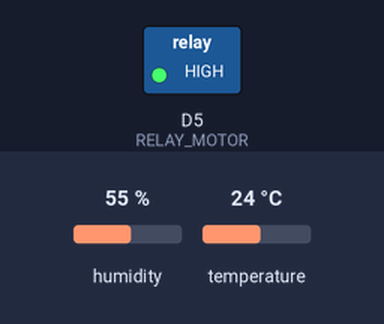
Simulated run of this sketch. Board: ESP8266 (NodeMCU). Shown: switched loads named in the sketch (green lamp = pin HIGH). The test bench sets the inputs (shaded band); at power-on: humidity 55 %, temperature 24 °C. WiFi joins after 1.5 s; servers stay silent unless stated; what the sketch prints to the serial monitor is not drawn.

Above: at 5.3 s.
At 11.0 s:
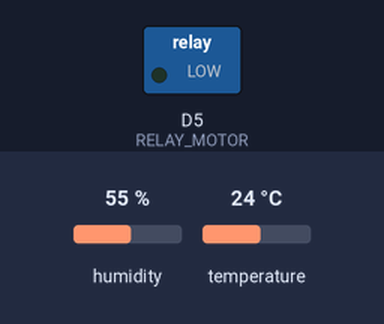
Timing chart, 0 to 19.4 s (numbered marks = the images above):
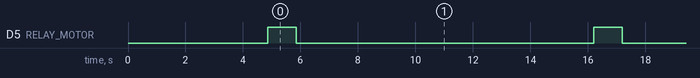

Measured:
- by itself, D5 (RELAY_MOTOR): alternates HIGH for 1.0 s and LOW for 10.3 s

The sketch:

farm_control_test.ino
```cpp
#include <ESP8266WiFi.h>
#include <FirebaseESP8266.h>
#include <DHT.h>

// ----------------------- 🔧 Configuration -----------------------
#define WIFI_SSID "AirFiber-zeo6Da"
#define WIFI_PASSWORD "zeo6Dein0aichaa2"
#define FIREBASE_HOST "farmagrotech-7a3cf.firebaseio.com"
#define FIREBASE_AUTH "AIzaSyBlgom7hmUl3bclgcI7Byu1INlhqk3Eafo"

#define DHTPIN D4
#define DHTTYPE DHT11
#define RELAY_MOTOR D5

String deviceId = "device_001";
String userId = "6k7g4heczJTxvAAZMLD4PEDmL482";

// ----------------------- 📡 Firebase + DHT -----------------------
FirebaseData fbdo;
FirebaseAuth auth;
FirebaseConfig config;
DHT dht(DHTPIN, DHTTYPE);

// ----------------------- 📊 Test Variables -----------------------
int testCounter = 0;
bool firebaseConnected = false;

// ----------------------- 🌡️ Improved Sensor Read -----------------------
bool readSensorWithRetry() {
  Serial.println("🔍 Attempting to read sensor...");

  for (int attempt = 1; attempt <= 5; attempt++) {
    Serial.print("   Attempt " + String(attempt) + ": ");

    // Read sensor
    float temp = dht.readTemperature();
    float hum = dht.readHumidity();

    // Validate readings
    if (!isnan(temp) && !isnan(hum) && temp > -40 && temp < 80 && hum >= 0 && hum <= 100) {
      Serial.println("✅ Success! Temp: " + String(temp, 1) + "°C, Humidity: " + String(hum, 1) + "%");

      // Update Firebase if connected
      if (firebaseConnected) {
        FirebaseJson json;
        json.set("temperature", temp);
        json.set("humidity", hum);
        json.set("timestamp", "/.sv/timestamp");

        if (Firebase.setJSON(fbdo, "/users/" + userId + "/devices/" + deviceId + "/sensorData", json)) {
          Serial.println("📊 Data sent to Firebase successfully");
        } else {
          Serial.println("❌ Failed to send data to Firebase");
        }
      }

      return true;
    } else {
      Serial.println("❌ Failed (Temp: " + String(temp) + ", Hum: " + String(hum) + ")");
      delay(1000); // Wait 1 second between attempts
    }
  }

  Serial.println("❌ All sensor read attempts failed");
  return false;
}

// ----------------------- 🔗 Firebase Connection -----------------------
bool connectToFirebase() {
  Serial.println("🔗 Testing Firebase connection...");

  config.host = FIREBASE_HOST;
  config.signer.tokens.legacy_token = FIREBASE_AUTH;

  Firebase.begin(&config, &auth);
  Firebase.reconnectWiFi(true);

  // Test with a simple write
  if (Firebase.setString(fbdo, "/users/" + userId + "/devices/" + deviceId + "/status", "testing")) {
    firebaseConnected = true;
    Serial.println("✅ Firebase connection successful");
    return true;
  } else {
    firebaseConnected = false;
    Serial.println("❌ Firebase connection failed: " + fbdo.errorReason());
    return false;
  }
}

// ----------------------- 🚀 Setup -----------------------
void setup() {
  Serial.begin(115200);
  Serial.println("\n🚀 Day 11 Test Mode Starting...");
  Serial.println("🎯 Testing Sensor and Firebase Connection");
  Serial.println("==========================================");

  // Initialize sensor with longer delay
  Serial.println("📡 Initializing DHT11 sensor...");
  dht.begin();
  delay(3000); // Give sensor more time to stabilize
  Serial.println("✅ DHT11 initialized");

  // Initialize relay
  pinMode(RELAY_MOTOR, OUTPUT);
  digitalWrite(RELAY_MOTOR, LOW);
  Serial.println("✅ Relay initialized");

  // Connect to WiFi
  Serial.println("📡 Connecting to WiFi...");
  WiFi.begin(WIFI_SSID, WIFI_PASSWORD);

  int wifiAttempts = 0;
  while (WiFi.status() != WL_CONNECTED && wifiAttempts < 30) {
    Serial.print(".");
    delay(500);
    wifiAttempts++;
  }

  if (WiFi.status() == WL_CONNECTED) {
    Serial.println("\n✅ WiFi connected successfully");
    Serial.println("📶 IP Address: " + WiFi.localIP().toString());
    Serial.println("📶 Signal Strength: " + String(WiFi.RSSI()) + " dBm");
  } else {
    Serial.println("\n❌ WiFi connection failed");
    Serial.println("🔧 Please check your WiFi credentials");
    return;
  }

  // Test Firebase connection
  if (connectToFirebase()) {
    Serial.println("✅ Firebase connection test passed");
  } else {
    Serial.println("⚠️  Firebase connection failed, continuing with sensor test only");
  }

  Serial.println("\n🧪 Starting sensor test...");
  Serial.println("==========================================");
}

// ----------------------- 🔁 Main Loop -----------------------
void loop() {
  testCounter++;
  Serial.println("\n🔄 Test Cycle #" + String(testCounter));
  Serial.println("------------------------------------------");

  // Test sensor reading
  if (readSensorWithRetry()) {
    Serial.println("✅ Sensor test PASSED");
  } else {
    Serial.println("❌ Sensor test FAILED");
  }

  // Test relay
  Serial.println("🧪 Testing relay...");
  digitalWrite(RELAY_MOTOR, HIGH);
  Serial.println("   Relay ON");
  delay(1000);
  digitalWrite(RELAY_MOTOR, LOW);
  Serial.println("   Relay OFF");
  Serial.println("✅ Relay test completed");

  // Test Firebase if connected
  if (firebaseConnected) {
    Serial.println("🧪 Testing Firebase...");
    FirebaseJson testJson;
    testJson.set("testCounter", testCounter);
    testJson.set("timestamp", "/.sv/timestamp");

    if (Firebase.pushJSON(fbdo, "/users/" + userId + "/devices/" + deviceId + "/testLog", testJson)) {
      Serial.println("✅ Firebase test PASSED");
    } else {
      Serial.println("❌ Firebase test FAILED: " + fbdo.errorReason());
    }
  }

  Serial.println("⏰ Waiting 10 seconds before next test...");
  Serial.println("==========================================");
  delay(10000);
}

// ----------------------- 🆘 Emergency Functions -----------------------
void emergencyStop() {
  Serial.println("🚨 EMERGENCY STOP ACTIVATED");
  digitalWrite(RELAY_MOTOR, LOW);
  Serial.println("✅ All actuators turned OFF");
}

// ----------------------- 📊 Status Functions -----------------------
void printSystemStatus() {
  Serial.println("\n📊 System Status:");
  Serial.println("   WiFi: " + String(WiFi.status() == WL_CONNECTED ? "Connected" : "Disconnected"));
  Serial.println("   IP: " + WiFi.localIP().toString());
  Serial.println("   Firebase: " + String(firebaseConnected ? "Connected" : "Disconnected"));
  Serial.println("   Test Cycles: " + String(testCounter));
} 
```
